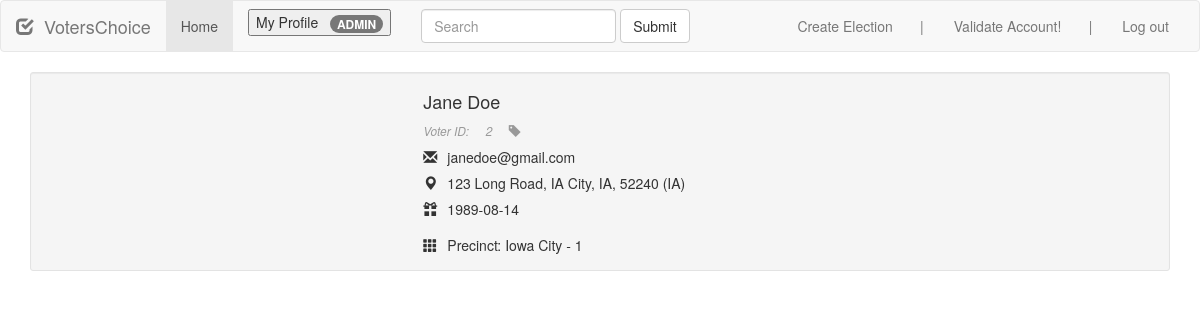
The page /php/profile.php (signed in) on the database its author committed.
### tables this page shows
CREATE TABLE Users (
    id int NOT NULL,
    full_name varchar(255) NOT NULL,
    email varchar(255) NOT NULL,
    password varchar(20) NOT NULL,
    license_nmbr varchar(25),
    address varchar(255) NOT NULL,
    zipcode int NOT NULL,
    permissions int NOT NULL,
    dob date NOT NULL,
    state char(2) NOT NULL,
    gender char(1),
    party_aff char(3),
    ssn int,
    passport_nmbr int,
    CONSTRAINT Users_pk PRIMARY KEY (id)
);

### php/profile.php (the view, shortened to what this page needs)
<!doctype html>
<html class="no-js" lang="en">
    <head>
        <link rel="stylesheet" href="../css/homepage.css">
        <link rel="stylesheet" href="../css/modal.css">
        <link rel="stylesheet" href="../css/election.css">
    </head>
    <body>
        <?php
            $con = mysqli_connect(DB_SERVER,DB_USERNAME,DB_PASSWORD,DB_DATABASE);
            if(!isset($_POST["submit"])){
                $get_user_info = "SELECT * FROM users WHERE id = '" . $_SESSION["voterID"] . "'";
                $res = $con->query($get_user_info);
            }
            else{
                $get_user_info = "SELECT * FROM users WHERE id = '" . $_POST["submit"] . "'";
                $res = $con->query($get_user_info);
            }
            $row = $res->fetch_assoc();
            include("navbar-admin.php");
        ?>
        <div class="container">
            <div class="row">
                <div class="col-lg-12">
                    <div class="well well-sm">
                        <div class="row">
                            <div class="col-sm-6 col-md-4">
                            </div>
                            <div class="col-sm-6 col-md-8">
                                <h4>
                                    <?php echo $row["full_name"]; ?></h4>
                                <?php if(isset($_POST["submit"])){ ?>
                                    <small><cite title="Voter ID">Voter ID: &nbsp &nbsp <?php echo $_POST["submit"]; ?>  &nbsp &nbsp <i class="glyphicon glyphicon-tag">
                                <?php } else{ ?>
                                    <small><cite title="Voter ID">Voter ID: &nbsp &nbsp <?php echo $_SESSION["voterID"]; ?>  &nbsp &nbsp <i class="glyphicon glyphicon-tag">
                                <?php } ?>
                                </hr></i></cite></small>
                                <p>
                                    <i class="glyphicon glyphicon-envelope"></i><?php echo $row["email"]; ?>
                                    <br />
                                    <i class="glyphicon glyphicon-map-marker"></i><?php echo $row["address"] . ", " . $row["zipcode"] . " (" . $row["state"] . ")"; ?>
                                    <br />
                                    <i class="glyphicon glyphicon-gift"></i><?php echo $row["dob"]; ?></p>
                                    <?php if($_SESSION["voterID"] == $row["id"]){echo '<i class="glyphicon glyphicon-th"></i>Precinct: ' . $_SESSION["precinct_name"];} ?>
                            </div>
                        </div>
                    </div>
                </div>
            </div>
        </div>
    </body>
</html>

### css/election.css (style rules this page uses)
.glyphicon { margin-bottom: 10px;margin-right: 10px; }
small { display: block; line-height: 1.428571429; color: #999; }

### rows shown on the page
users: full_name "Jane Doe", email "janedoe@gmail.com", address "123 Long Road, IA City, IA", zipcode "52240", state "IA", dob "1989-08-14"

### other values the page prints
$perm "ADMIN"
$_SESSION["voterID"] "2"
$_SESSION["precinct_name"] "Iowa City - 1"
